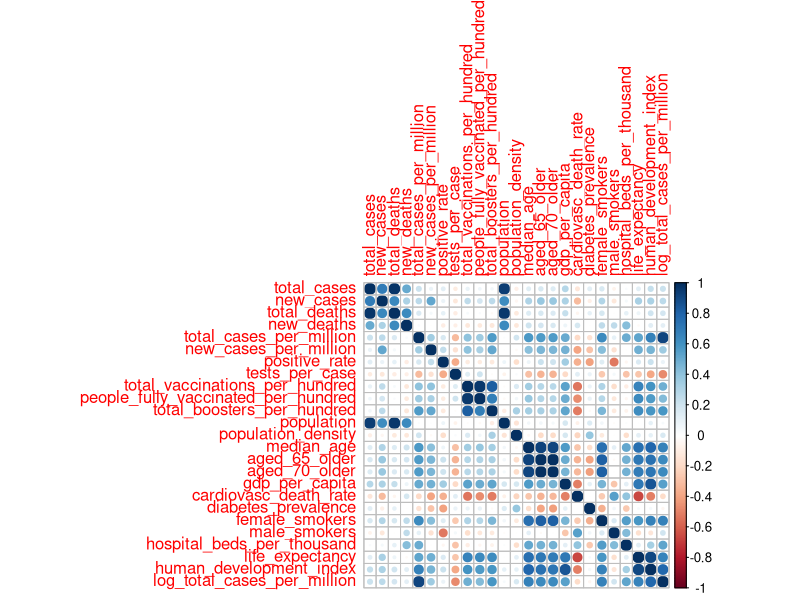
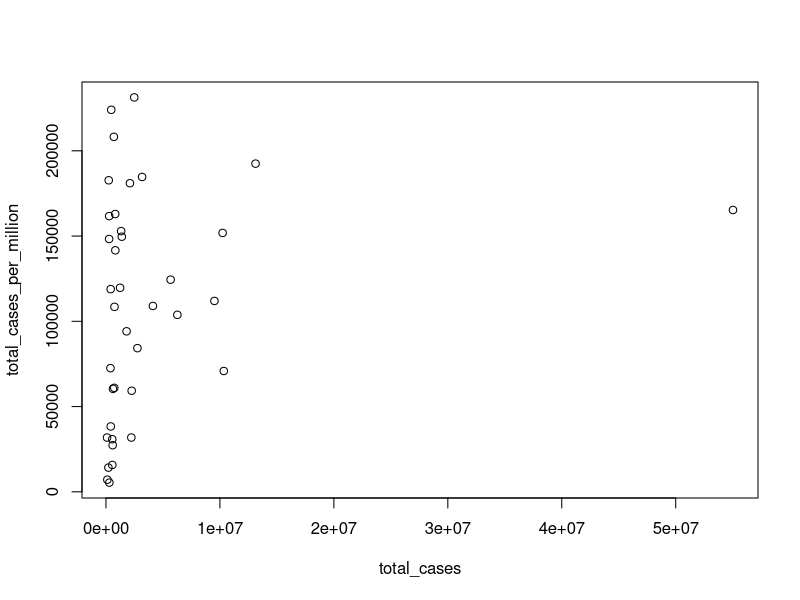
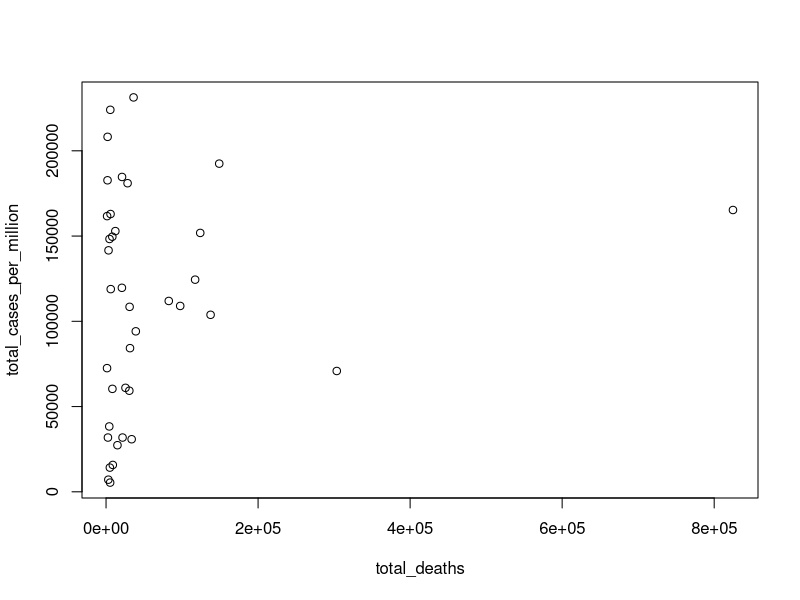
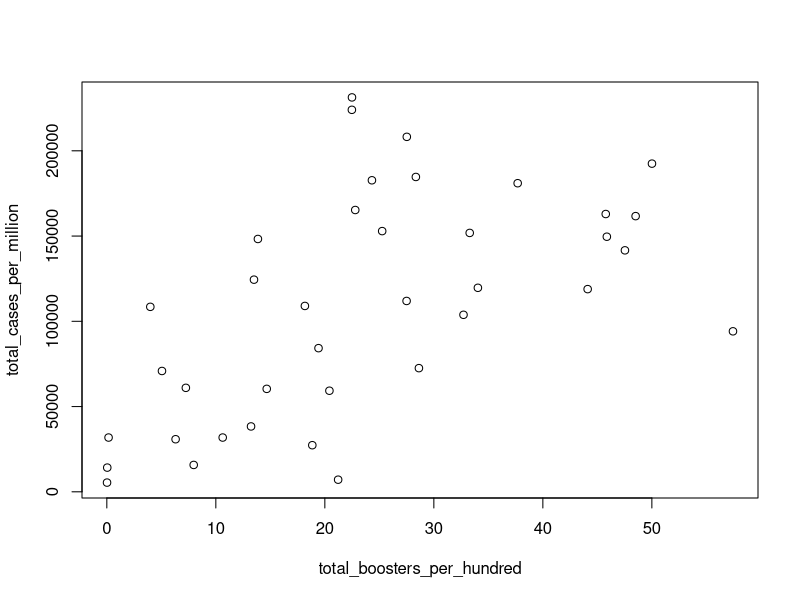
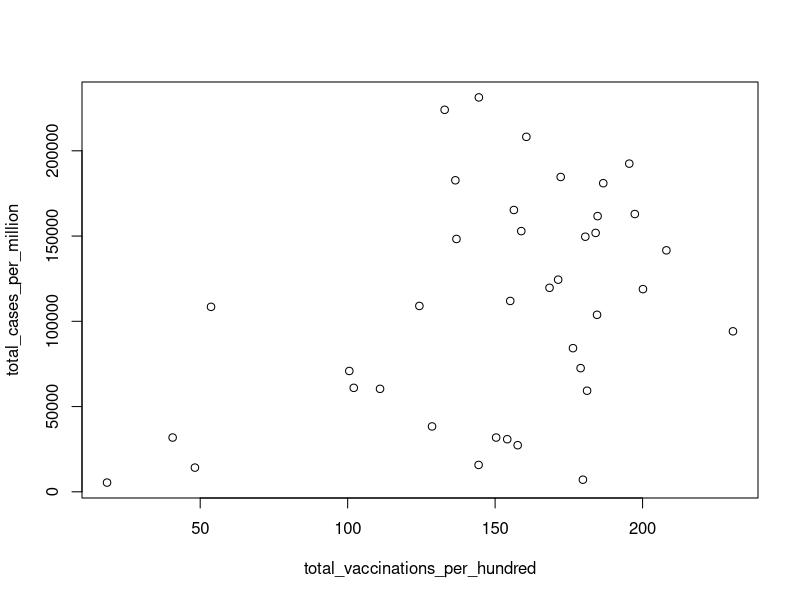
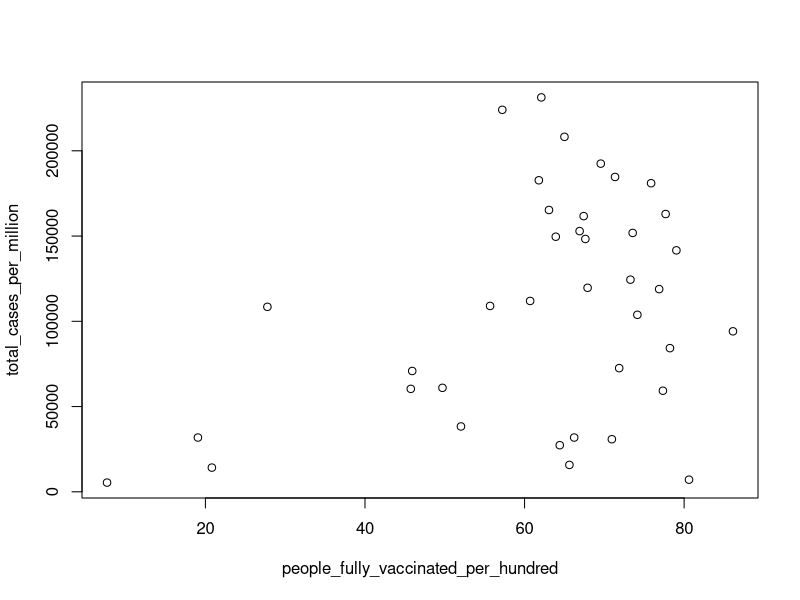
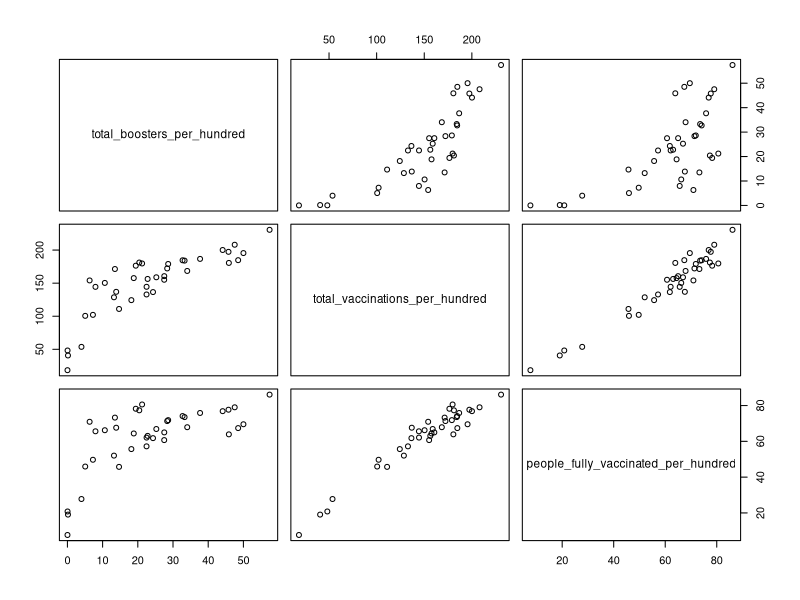
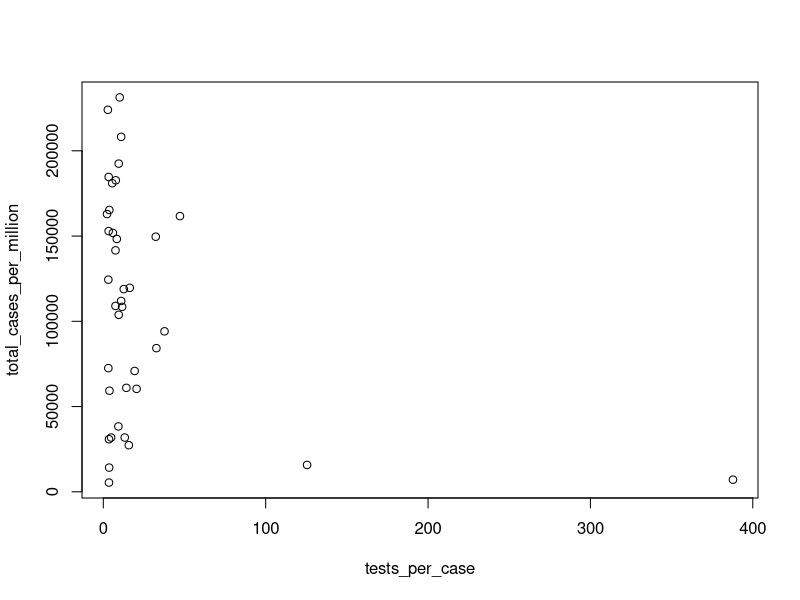

Recreate these plots in R, in order.
covid_data = read.csv("dataset/covid.csv")
head(covid_data)

covid_data["log_total_cases_per_million"] = log(covid_data["total_cases_per_million"])

library(corrplot)
covid_data_numeric = covid_data[-c(1,2)]
corrplot(cor(covid_data_numeric), method="circle")


colnames(covid_data)
#indicator
"continent"
"location"

#total
"total_cases_per_million" # y

##====================================================
## exclude
"total_cases"
plot(total_cases_per_million ~ total_cases, data = covid_data)
#exclude it because of its meaning
"total_deaths"
plot(total_cases_per_million ~ total_deaths, data = covid_data)
#exclude it because they have reversed causal relationship

##====================================================
# either one
"total_boosters_per_hundred"
plot(total_cases_per_million ~ total_boosters_per_hundred, data = covid_data)
"total_vaccinations_per_hundred"
plot(total_cases_per_million ~ total_vaccinations_per_hundred, data = covid_data)
"people_fully_vaccinated_per_hundred"
plot(total_cases_per_million ~ people_fully_vaccinated_per_hundred, data = covid_data)

subset_data = covid_data[c("total_boosters_per_hundred", "total_vaccinations_per_hundred", "people_fully_vaccinated_per_hundred")]
pairs(subset_data)

##====================================================
#new (7-day smoothed): do not use
"new_cases"
"new_deaths"
"new_cases_per_million"

##====================================================
#related to covid
# either one (they have almost linear rel, except for extreme values)
"tests_per_case"
plot(total_cases_per_million ~ tests_per_case, data = covid_data)
"positive_rate"#exclude it. too similar meaning with
plot(total_cases_per_million ~ positive_rate, data = covid_data)

##====================================================
#other characteristics
##====================================================
## perhaps pop density
"population"
#Population (latest available values)
plot(total_cases_per_million ~ population, data = covid_data)

"population_density"
#Number of people divided by land area, measured in square kilometers, most recent year available
plot(total_cases_per_million ~ population_density, data = covid_data)

plot(population ~ population_density, data = covid_data) #hmm?

##====================================================
## one of median_age/aged_65_older/aged_70_older
"median_age"
#Median age of the population, UN projection for 2020
plot(total_cases_per_million ~ median_age, data = covid_data)

"aged_65_older"
#Share of the population that is 65 years and older, most recent year available
plot(total_cases_per_million ~ aged_65_older, data = covid_data)

"aged_70_older"
#Share of the population that is 70 years and older in 2015
plot(total_cases_per_million ~ aged_70_older, data = covid_data)

plot(median_age ~ aged_65_older, data = covid_data) #super-colinearity
plot(median_age ~ aged_70_older, data = covid_data)
plot(aged_70_older ~ aged_65_older, data = covid_data)
##====================================================
## one of gdp_per_capita/human_development_index
"gdp_per_capita"
#Gross domestic product at purchasing power parity (constant 2011 international dollars), most recent year available
plot(total_cases_per_million ~ gdp_per_capita, data = covid_data)

"human_development_index"
#A composite index measuring average achievement in three basic dimensions of human development
#a long and healthy life, knowledge and a decent standard of living. Values for 2019
plot(total_cases_per_million ~ human_development_index, data = covid_data)

"life_expectancy"
#Life expectancy at birth in 2019
plot(total_cases_per_million ~ life_expectancy, data = covid_data)


plot(gdp_per_capita ~ human_development_index, data = covid_data) #two are linear

##====================================================

"hospital_beds_per_thousand"
#Hospital beds per 1,000 people, most recent year available since 2010
plot(total_cases_per_million ~ hospital_beds_per_thousand, data = covid_data)

"cardiovasc_death_rate"
#Death rate from cardiovascular disease in 2017 (annual number of deaths per 100,000 people)
plot(total_cases_per_million ~ cardiovasc_death_rate, data = covid_data)

"diabetes_prevalence"
#Diabetes prevalence (% of population aged 20 to 79) in 2017
plot(total_cases_per_million ~ diabetes_prevalence, data = covid_data)

"female_smokers"
#Share of women who smoke, most recent year available
plot(total_cases_per_million ~ female_smokers, data = covid_data)

"male_smokers"
#Share of men who smoke, most recent year available
plot(total_cases_per_million ~ male_smokers, data = covid_data)

subset_data = covid_data[c("hospital_beds_per_thousand","life_expectancy","cardiovasc_death_rate","diabetes_prevalence",
    "female_smokers","male_smokers")]
pairs(subset_data)
